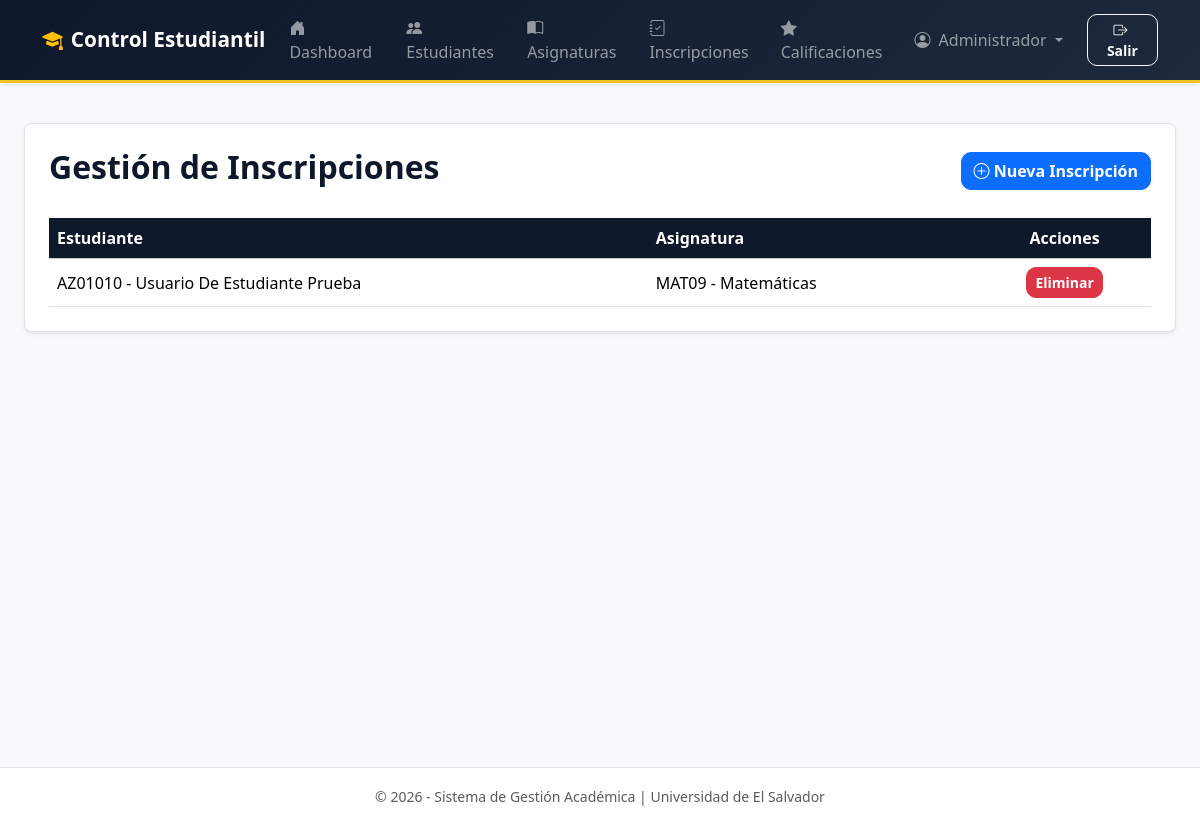
The page /inscripciones/ (signed in) on the database its author committed.
### app/models/usuario.py (models this page shows)
class Usuario(db.Model, UserMixin):
    __tablename__ = 'usuarios'
    id = db.Column(
        db.Integer,
        primary_key=True
    )
    nombre = db.Column(
        db.String(100),
        nullable=False
    )
    correo = db.Column(
        db.String(120),
        nullable=False,
        unique=True
    )
    password = db.Column(
        db.String(255),
        nullable=False
    )
    activo = db.Column(
        db.Boolean,
        default=True
    )
    rol_id = db.Column(
        db.Integer,
        db.ForeignKey('roles.id'),
        nullable=False
    )
    estudiante = db.relationship(
        'Estudiante',
        backref='usuario',
        uselist=False
    )

### app/models/inscripcion.py (models this page shows)
class Inscripcion(db.Model):
    __tablename__ = 'inscripciones'
    id = db.Column(db.Integer, primary_key=True)
    estudiante_id = db.Column(db.Integer, db.ForeignKey('estudiantes.id'), nullable=False)
    asignatura_id = db.Column(db.Integer, db.ForeignKey('asignaturas.id'), nullable=False)
    estudiante = db.relationship('Estudiante', backref='inscripciones')
    asignatura = db.relationship('Asignatura', backref='inscripciones')

### app/models/estudiante.py (models this page shows, shortened)
class Estudiante(db.Model):
    __tablename__ = 'estudiantes'
    id = db.Column(
        db.Integer,
        primary_key=True
    )
    carnet = db.Column(
        db.String(20),
        nullable=False,
        unique=True
    )
    nombres = db.Column(
        db.String(100),
        nullable=False
    )
    apellidos = db.Column(
        db.String(100),
        nullable=False
    )
    correo = db.Column(
        db.String(120),
        nullable=False,
        unique=True
    )
    usuario_id = db.Column(
        db.Integer,
        db.ForeignKey('usuarios.id'),
        nullable=True,
        unique=True
    )

### app/models/asignatura.py (models this page shows)
class Asignatura(db.Model):
    __tablename__ = 'asignaturas'
    id = db.Column(db.Integer, primary_key=True)
    codigo = db.Column(db.String(20), nullable=False, unique=True)
    nombre = db.Column(db.String(100), nullable=False)
    descripcion = db.Column(db.String(255), nullable=True)

### app/controllers/inscripcion_controller.py (the view)
@inscripciones_bp.route('/')
@login_required
@rol_requerido(
    "Administrador",
    "Docente"
)
def lista():
    inscripciones = (
        Inscripcion.query
        .join(Estudiante)
        .join(Asignatura)
        .order_by(
            Estudiante.apellidos
        )
        .all()
    )
    form = InscripcionForm()
    form.estudiante_id.choices = [
        (
            estudiante.id,
            f"{estudiante.carnet} - "
            f"{estudiante.nombres} "
            f"{estudiante.apellidos}"
        )
        for estudiante in
        Estudiante.query.order_by(
            Estudiante.apellidos
        ).all()
    ]
    form.asignatura_id.choices = [
        (
            asignatura.id,
            f"{asignatura.codigo} - "
            f"{asignatura.nombre}"
        )
        for asignatura in
        Asignatura.query.order_by(
            Asignatura.nombre
        ).all()
    ]
    return render_template(
        'inscripciones/lista.html',
        inscripciones=inscripciones,
        form=form
    )

### app/controllers/permisos.py (called while the page is built, shortened)
def rol_requerido(*roles_permitidos):
    def decorador(func):
        @wraps(func)
        def envoltura(*args, **kwargs):
            return func(*args, **kwargs)
        return envoltura
    return decorador

### app/templates/inscripciones/lista.html (shortened to what this page needs)
{% extends "base.html" %}
{% block content %}
<div class="bg-white p-4 rounded-3 shadow-sm border">
    <div class="d-flex justify-content-between align-items-center mb-4">
        <h2 class="fw-bold">
            Gestión de Inscripciones
        </h2>
        <button
            class="btn btn-primary"
            data-bs-toggle="modal"
            data-bs-target="#modalInscripcion">
            <i class="bi bi-plus-circle"></i>
            Nueva Inscripción
        </button>
    </div>
    <table class="table table-hover align-middle">
        <thead class="table-light">
            <tr>
                <th>Estudiante</th>
                <th>Asignatura</th>
                <th class="text-center">
                    Acciones
                </th>
            </tr>
        </thead>
        <tbody>
            {% for inscripcion in inscripciones %}
                <tr>
                    <td>
                        {{ inscripcion.estudiante.carnet }}
                        -
                        {{ inscripcion.estudiante.nombres }}
                        {{ inscripcion.estudiante.apellidos }}
                    </td>
                    <td>
                        {{ inscripcion.asignatura.codigo }}
                        -
                        {{ inscripcion.asignatura.nombre }}
                    </td>
                    <td class="text-center">
                        <form method="POST"
                              action="{{ url_for('inscripciones.eliminar', id=inscripcion.id) }}"
                              style="display:inline;">
                            <button class="btn btn-sm btn-danger"
                                    onclick="return confirm('¿Eliminar inscripción?')">
                                Eliminar
                            </button>
                        </form>
                    </td>
                </tr>
            {% endfor %}
        </tbody>
    </table>
</div>
{% endblock %}

### app/templates/base.html (shortened to what this page needs)
<!DOCTYPE html>
<html lang="es">
<head>
    <link href="https://cdn.jsdelivr.net/npm/bootstrap@5.3.3/dist/css/bootstrap.min.css"
          rel="stylesheet">
    <link href="https://cdn.jsdelivr.net/npm/bootstrap-icons@1.10.5/font/bootstrap-icons.css"
          rel="stylesheet">
    <link rel="stylesheet"
          href="{{ url_for('static', filename='styles.css') }}?v=5.0">
</head>
<body class="d-flex flex-column min-vh-100 bg-light">
    <nav class="navbar navbar-expand-lg navbar-dark bg-dark shadow-sm">
        <div class="container">
            <a class="navbar-brand d-flex align-items-center"
               href="{{ url_for('auth.dashboard') if current_user.is_authenticated else url_for('auth.login') }}">
                <i class="bi bi-mortarboard-fill me-2 text-warning"></i>
                <strong>Control Estudiantil</strong>
            </a>
            <div class="collapse navbar-collapse" id="navbarNav">
                <ul class="navbar-nav ms-auto align-items-center">
                    {% if current_user.is_authenticated %}
                        <li class="nav-item me-3">
                            <a class="nav-link"
                               href="{{ url_for('auth.dashboard') }}">
                                <i class="bi bi-house-door-fill me-1"></i>
                                Dashboard
                            </a>
                        </li>
                        {% if current_user.rol.nombre in ['Administrador', 'Docente'] %}
                            <li class="nav-item me-3">
                                <a class="nav-link"
                                   href="{{ url_for('estudiantes.lista') }}">
                                    <i class="bi bi-people-fill me-1"></i>
                                    Estudiantes
                                </a>
                            </li>
                            <li class="nav-item me-3">
                                <a class="nav-link"
                                   href="{{ url_for('asignaturas.lista') }}">
                                    <i class="bi bi-book-half me-1"></i>
                                    Asignaturas
                                </a>
                            </li>
                            <li class="nav-item me-3">
                                <a class="nav-link"
                                   href="{{ url_for('inscripciones.lista') }}">
                                    <i class="bi bi-journal-check me-1"></i>
                                    Inscripciones
                                </a>
                            </li>
                            <li class="nav-item me-3">
                                <a class="nav-link"
                                   href="{{ url_for('calificaciones.lista') }}">
                                    <i class="bi bi-star-fill me-1"></i>
                                    Calificaciones
                                </a>
                            </li>
                        {% endif %}
                        <li class="nav-item dropdown me-3">
                            <a class="nav-link dropdown-toggle"
                               href="#"
                               role="button"
                               data-bs-toggle="dropdown">
                                <i class="bi bi-person-circle me-1"></i>
                                {{ current_user.nombre }}
                            </a>
                        </li>
                        <li class="nav-item">
                            <a class="btn btn-outline-light btn-sm px-3"
                               href="{{ url_for('auth.logout') }}">
                                <i class="bi bi-box-arrow-right me-1"></i>
                                Salir
                            </a>
                        </li>
                    {% endif %}
                </ul>
            </div>
        </div>
    </nav>
    <main class="main-content container-fluid px-3 px-lg-4 my-4 flex-grow-1">
        {% block content %}
        {% endblock %}
    </main>
    <footer class="bg-white border-top text-center py-3 text-muted mt-auto">
        <div class="container">
            <small>
                &copy; 2026 - Sistema de Gestión Académica |
                Universidad de El Salvador
            </small>
        </div>
    </footer>
</body>
</html>

### app/static/styles.css (style rules this page uses)
:root { --bg-principal: #f8fafc; --brand-dark: #0f172a; --brand-dark-2: #1e293b; --accent-gold: #fbbf24; --primary: #2563eb; --success: #10b981; --info: #06b6d4; --warning: #f59e0b; --danger: #ef4444; --text-primary: #0f172a; --text-secondary: #64748b; --border-color: #e2e8f0; --shadow-sm: 0 2px 8px rgba(15, 23, 42, 0.05); --shadow-md: 0 8px 24px rgba(15, 23, 42, 0.08); --shadow-lg: 0 16px 40px rgba(15, 23, 42, 0.12); --transition: all .25s ease; }
html, body { overflow-x: hidden; }
body { background-color: var(--bg-principal); font-family: 'Segoe UI', system-ui, sans-serif; color: var(--text-primary); }
*, *::before, *::after { box-sizing: border-box; }
.main-content { min-height: calc(100vh - 180px); }
.navbar { background: linear-gradient( 135deg, var(--brand-dark), var(--brand-dark-2) ) !important; border-bottom: 3px solid var(--accent-gold); box-shadow: var(--shadow-md); }
.navbar-brand { font-size: 1.3rem; font-weight: 700; }
.navbar .nav-link { border-radius: 10px; font-weight: 500; transition: var(--transition); }
.table { margin-bottom: 0; min-width: 700px; }
.table thead th { background-color: var(--brand-dark); color: white; }
.btn { border-radius: 10px; font-weight: 600; transition: var(--transition); }

### rows shown on the page
Usuario: nombre "Administrador"
Inscripcion: estudiante.carnet "AZ01010", estudiante.nombres "Usuario De", estudiante.apellidos "Estudiante Prueba", asignatura.codigo "MAT09", asignatura.nombre "Matemáticas"
